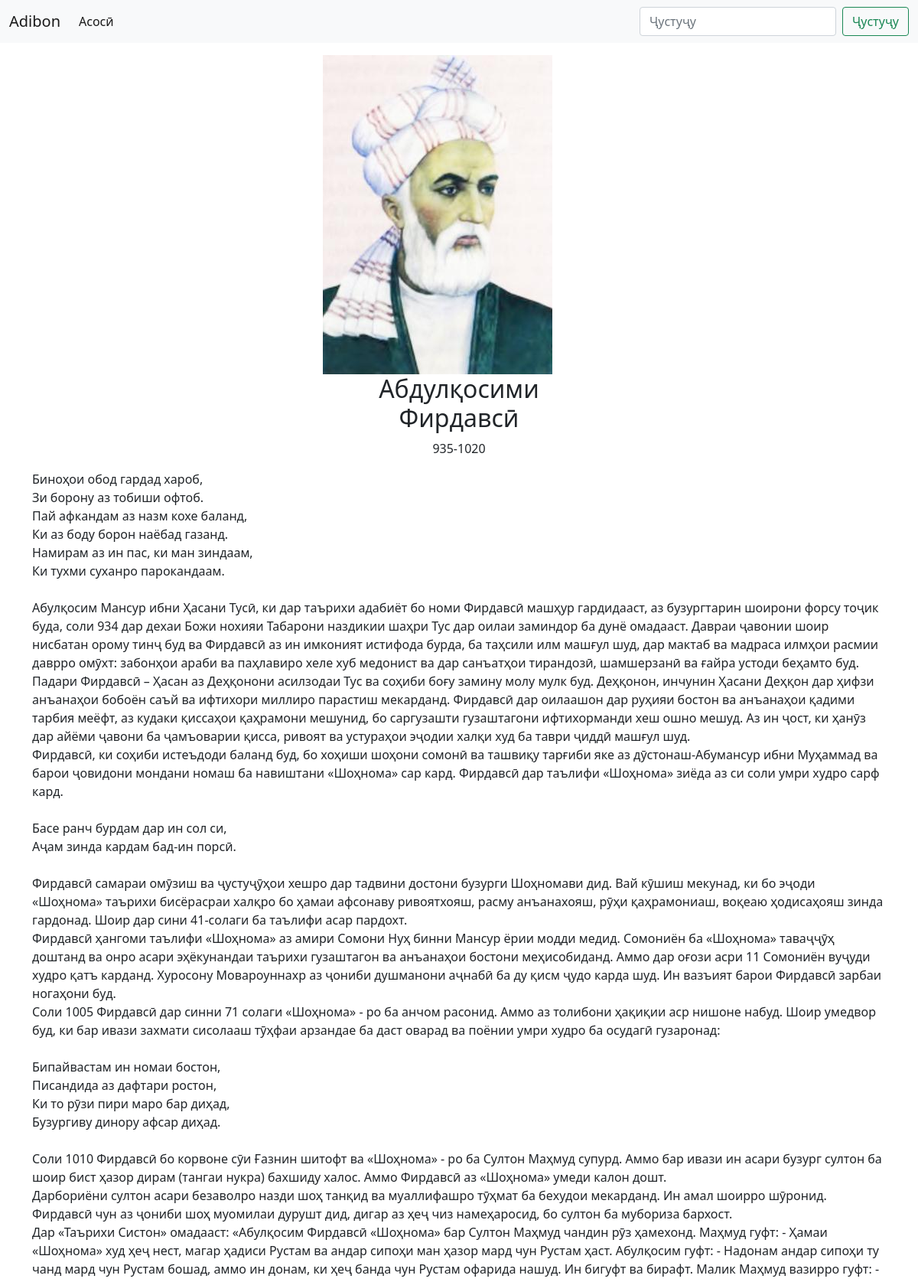
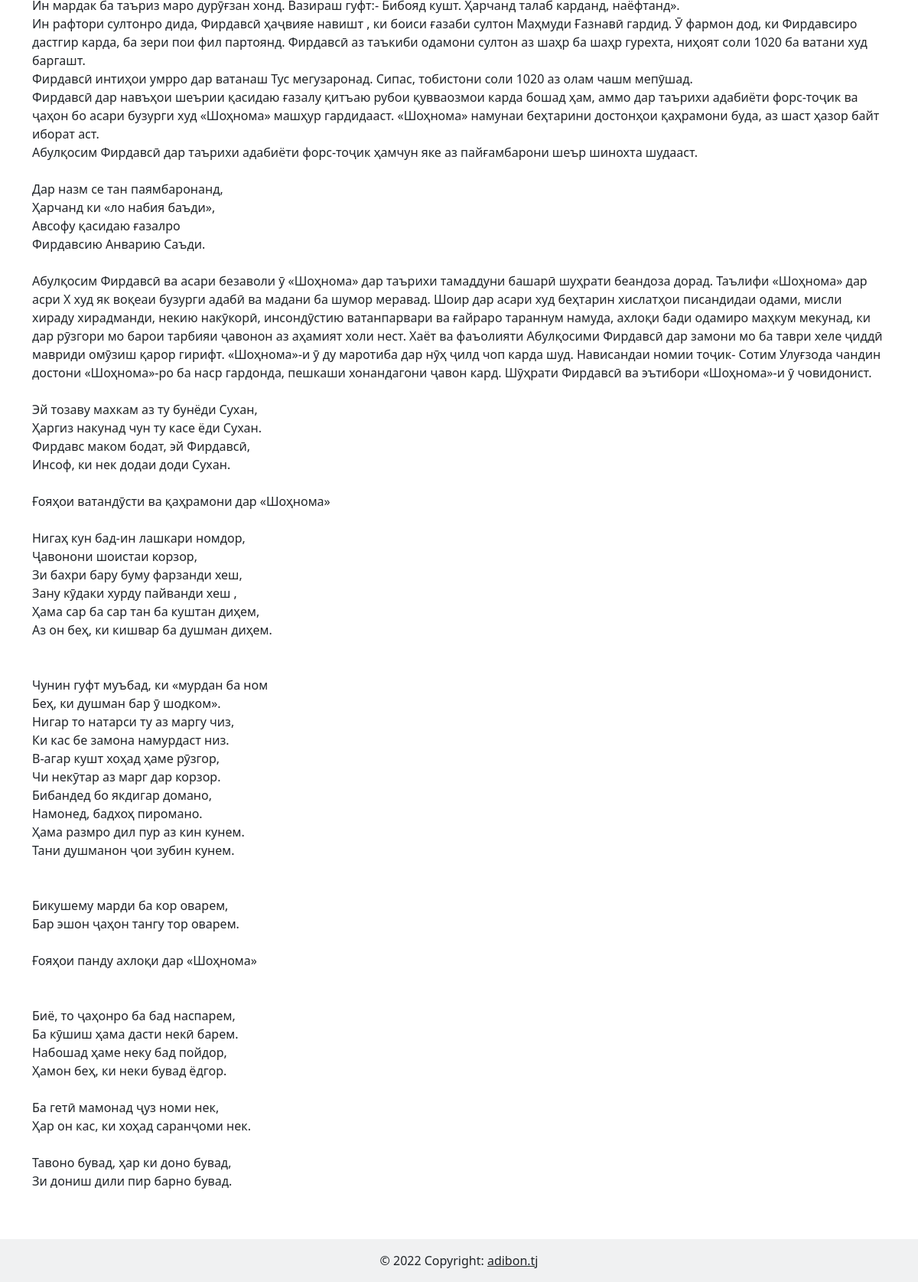
The app's page /details.php?id=bbde1909-5be6-4264-ad9e-5b0f33107f8f with its own data (2 pictures, top to bottom).
### tables this page shows
CREATE TABLE `adib` (
  `id` int(11) NOT NULL,
  `name` varchar(255) NOT NULL,
  `years` varchar(255) NOT NULL,
  `bio` text NOT NULL,
  `img` varchar(255) NOT NULL,
  `uuid` varchar(255) NOT NULL
);

### details.php (the view, shortened to what this page needs)
<?php
require 'config.php';
?>
<!doctype html>
<html lang="en">
<head>
    <link rel="stylesheet" href="css/bootstrap.css">
    <link rel="stylesheet" href="css/styles.css">
</head>
<body>
<nav class="navbar navbar-expand-lg navbar-light bg-light">
    <div class="container-fluid">
        <a class="navbar-brand" href="/">Adibon</a>
        <div class="collapse navbar-collapse" id="navbarSupportedContent">
            <ul class="navbar-nav me-auto mb-2 mb-lg-0">
                <li class="nav-item">
                    <a class="nav-link active" aria-current="page" href="/">Асосӣ</a>
                </li>
            </ul>
            <form class="d-flex" action="index.php">
                <input class="form-control me-2" type="search" name="q" value="<?php echo $_GET['q'] ?>"
                       placeholder="Ҷустуҷу" aria-label="Search">
                <button class="btn btn-outline-success" type="submit">Ҷустуҷу</button>
            </form>
        </div>
    </div>
</nav>
<?php
if (isset($_GET["id"])) {
    $conn = new PDO("mysql:host=$servername;dbname=$dbname", $username, $password);
    $conn->setAttribute(PDO::ATTR_ERRMODE, PDO::ERRMODE_EXCEPTION);
    $stmt = $conn->prepare("select * from adib where uuid=:id limit 1");
    $stmt->execute(["id" => $_GET["id"]]);
    $result = $stmt->fetchAll(PDO::FETCH_ASSOC);
    if (sizeof($result) != 0) {
        $item = $result[0];
        ?>
        <div class="container mt-3">
            <div class="row">
                <div class="col-4 ms-auto me-auto">
                    <img src="img/<?php echo $item['img'] ?>" class="mw-100" alt="rasm">
                    <h2 class="text-center">
                        <?php echo $item["name"] ?>
                    </h2>
                    <p class="text-center">
                        <?php echo $item["years"] ?>
                    </p>
                </div>
            </div>
            <div class="row">
                <div class="col-12">
                    <p>
                        <?php
                        echo $item["bio"]
                        ?>
                    </p>
                </div>
            </div>
        </div>
        <?php
    } else {
        echo "Not found";
    }
} else {
    echo "Not found";
}
?>
<footer class="bg-light text-center text-lg-start mt-5">
    <div class="text-center p-3" style="background-color: rgba(0,0,0,0.03);">
        © 2022 Copyright:
        <a class="text-dark" href="/">adibon.tj</a>
    </div>
</footer>
</body>
</html>

### records on screen
adib: img (picture), name "Абдулқосими Фирдавсӣ", years "935-1020", bio "Биноҳои обод гардад хароб, Зи борону аз тобиши офтоб. Пай афкандам аз назм кохе баланд, Ки аз боду борон наёбад газанд. Намирам аз ин пас, ки ман зиндаам, Ки тухми суханро парокандаам. Абулқосим Мансур ибни Ҳасани Тусӣ, ки дар таърихи адабиёт бо номи Фирдавсӣ машҳур гардидааст, аз бузургтарин шоирони форсу тоҷик буда, соли 934 дар дехаи Божи нохияи Табарони наздикии шаҳри Тус дар оилаи заминдор ба дунё омадааст. Давраи ҷавонии шоир нисбатан орому тинҷ буд ва Фирдавсӣ аз ин имконият истифода бурда, ба таҳсили илм машғул шуд, дар мактаб ва мадраса илмҳои расмии даврро омӯхт: забонҳои араби ва паҳлавиро хеле хуб медонист ва дар санъатҳои тирандозӣ, шамшерзанӣ ва ғайра устоди беҳамто буд.…"
